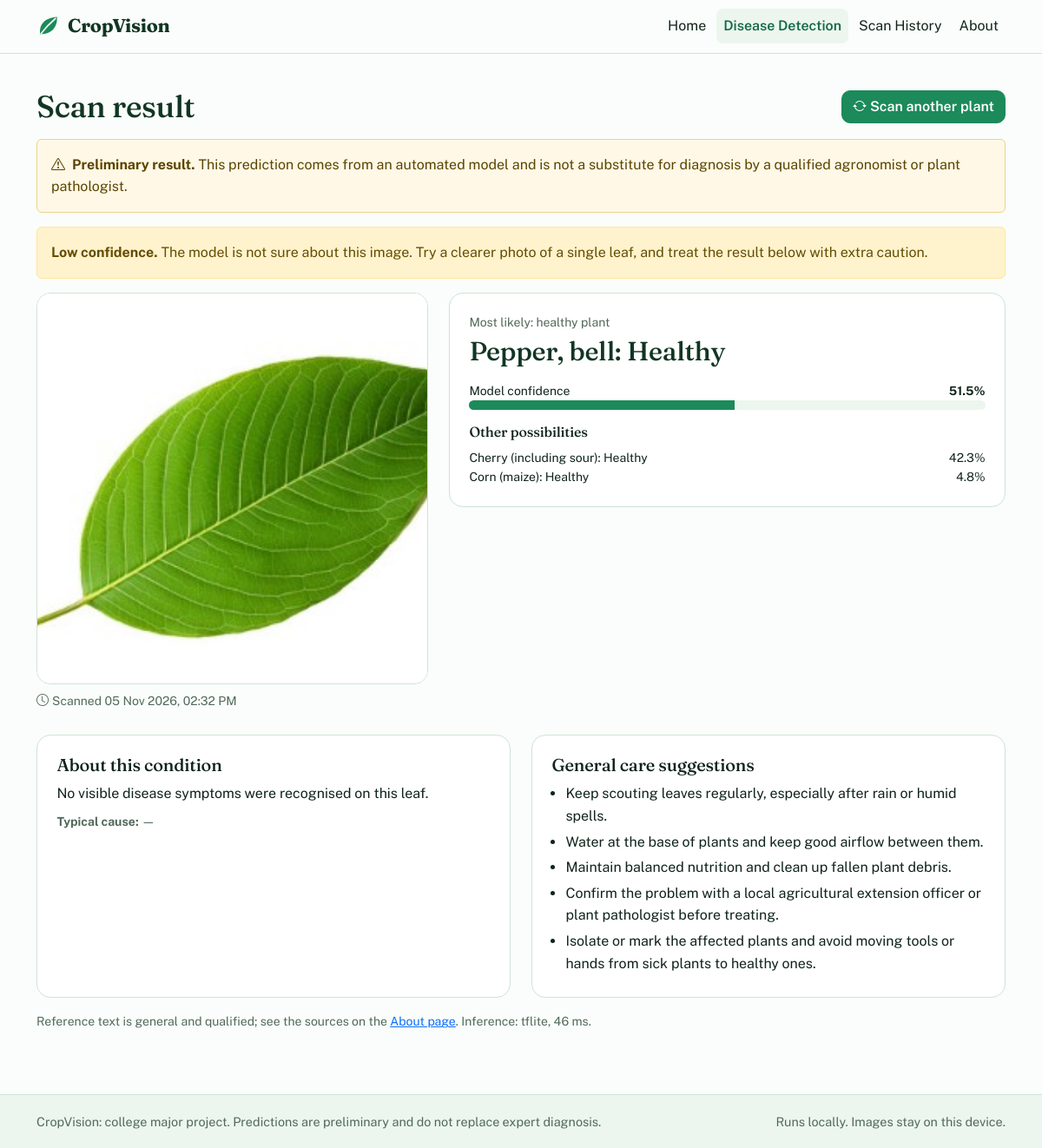
Screenshot of /results/2 with the database file from the repository.
### tables this page shows
CREATE TABLE scans (
    id            INTEGER PRIMARY KEY AUTOINCREMENT,
    filename      TEXT NOT NULL,
    thumb         TEXT NOT NULL,
    label         TEXT NOT NULL,
    confidence    REAL NOT NULL,
    top_json      TEXT NOT NULL,
    backend       TEXT,
    inference_ms  REAL,
    low_conf      INTEGER NOT NULL DEFAULT 0,
    quality_note  TEXT,
    created_at    TEXT NOT NULL
);

### app.py (the view)
    @app.get("/results/<int:scan_id>")
    def results(scan_id):
        return render_scan(scan_id, "results.html")

### db.py (called while the page is built)
def get_db():
    if "db" not in g:
        g.db = sqlite3.connect(current_app.config["DATABASE"])
        g.db.row_factory = sqlite3.Row
    return g.db

def get_scan(scan_id):
    return get_db().execute("SELECT * FROM scans WHERE id = ?", (scan_id,)).fetchone()

### disease_info.py (called while the page is built)
def split_class(label: str) -> tuple[str, str]:
    crop, _, cond = label.partition("___")
    return crop, cond

def pretty(text: str) -> str:
    text = re.sub(r"\s+", " ", text.replace("_", " ")).strip()
    return text[:1].upper() + text[1:]

def display_name(label: str) -> str:
    crop, cond = split_class(label)
    return f"{pretty(crop)}: {pretty(cond)}" if cond else pretty(label)

def lookup(label: str) -> dict:
    crop, cond = split_class(label)
    key_text = re.sub(r"[^a-z0-9]+", "_", cond.lower()).strip("_")
    for pattern, key in _RULES:
        if re.search(pattern, key_text):
            name, cause, desc, tips = _INFO[key]
            return {"found": True, "crop": pretty(crop), "condition": name, "cause": cause,
                    "description": desc, "tips": tips + GENERAL_TIPS, "healthy": key == "healthy"}
    return {"found": False, "crop": pretty(crop), "condition": pretty(cond or label), "cause": "—",
            "description": "No reference text is available for this class yet. Add it to disease_info.py.",
            "tips": GENERAL_TIPS, "healthy": False}

### predict.py (called while the page is built, shortened)
    def _load(self):
        if self._runner is not None or self._error:
            return

    @property
    def available(self) -> bool:
        self._load()
        return self._runner is not None

    def status(self) -> dict:
        self._load()
        return {"available": self.available, "error": self._error, "backend": self.backend,
                "model_file": Path(self.model_path).name if self.model_path else None,
                "num_classes": len(self.class_names)}

### templates/results.html (shortened to what this page needs)
{% extends "base.html" %}
{% block content %}
<section class="container page">
  <div class="d-flex flex-wrap justify-content-between align-items-center gap-2 mb-3">
    <h1 class="page-title mb-0">Scan result</h1>
    <a class="btn btn-cv" href="{{ url_for('detect') }}"><i class="bi bi-arrow-repeat me-1"></i>Scan another plant</a>
  </div>
  <div class="alert alert-disclaimer" role="note">
    <i class="bi bi-exclamation-triangle me-2"></i><strong>Preliminary result.</strong>
    This prediction comes from an automated model and is not a substitute for diagnosis by a qualified agronomist or plant pathologist.
  </div>
  {% if scan.low_conf %}
  <div class="alert alert-warning" role="alert"><strong>Low confidence.</strong> The model is not sure about this image. Try a clearer photo of a single leaf, and treat the result below with extra caution.</div>
  {% endif %}
  <div class="row g-4">
    <div class="col-md-5">
      <img class="result-img" src="{{ url_for('static', filename='uploads/' ~ scan.filename) }}" alt="Uploaded leaf">
      <p class="small text-muted-cv mt-2 mb-0"><i class="bi bi-clock me-1"></i>Scanned {{ scan.created_at|localtime }}</p>
    </div>
    <div class="col-md-7">
      <div class="panel">
        <p class="small text-muted-cv mb-1">{{ 'Most likely: healthy plant' if info.healthy else 'Most likely condition' }}</p>
        <h2 class="result-name">{{ name }}</h2>
        <div class="d-flex justify-content-between small mt-3"><span>Model confidence</span><strong>{{ scan.confidence|pct }}</strong></div>
        <div class="progress mb-3" role="progressbar" aria-valuenow="{{ (scan.confidence*100)|round|int }}" aria-valuemin="0" aria-valuemax="100"><div class="progress-bar" style="width: {{ (scan.confidence*100)|round(1) }}%"></div></div>
        <h3 class="h6">Other possibilities</h3>
        <ul class="list-unstyled small mb-0">
          {% for t in top[1:] %}<li class="d-flex justify-content-between"><span>{{ t.name }}</span><span>{{ t.confidence|pct }}</span></li>{% endfor %}
        </ul>
      </div>
    </div>
  </div>
  <div class="row g-4 mt-1">
    <div class="col-md-6"><div class="panel h-100">
      <h2 class="h5">About this condition</h2>
      <p class="mb-2">{{ info.description }}</p>
      {% if info.found %}<p class="small text-muted-cv mb-0"><strong>Typical cause:</strong> {{ info.cause }}</p>{% endif %}
    </div></div>
    <div class="col-md-6"><div class="panel h-100">
      <h2 class="h5">General care suggestions</h2>
      <ul class="ps-3 mb-0">{% for t in info.tips %}<li class="mb-1">{{ t }}</li>{% endfor %}</ul>
    </div></div>
  </div>
  <p class="small text-muted-cv mt-3">Reference text is general and qualified; see the sources on the <a href="{{ url_for('about') }}">About page</a>.
    Inference: {{ scan.backend }}{% if scan.inference_ms %}, {{ '%.0f'|format(scan.inference_ms) }} ms{% endif %}.</p>
</section>
{% endblock %}

### static/css/cropvision.css (style rules this page uses)
:root { --forest:#123524;--emerald:#1c8a5a;--emerald-dk:#146b46;--mint:#ecf6ef;--paper:#fafdfb;--ink:#10241a;--muted:#52695b;--line:#cfe3d6; --bs-body-font-family:"Public Sans",system-ui,"Segoe UI",sans-serif;--bs-body-color:var(--ink);--bs-body-bg:var(--paper);--bs-link-color:var(--emerald-dk) }
body { font-family:var(--bs-body-font-family);line-height:1.6 }
h1,h2,h3,.cv-logo,.display-title,.result-name { font-family:"Fraunces",Georgia,serif;letter-spacing:-.01em }
.btn-cv { background:var(--emerald);border-color:var(--emerald);color:#fff;border-radius:10px;font-weight:600 }
.page { padding-top:2.5rem;padding-bottom:3.5rem }
.page-title { font-size:2.2rem;color:var(--forest) }
.text-muted-cv { color:var(--muted) }
.panel { background:#fff;border:1px solid var(--line);border-radius:16px;padding:1.4rem }
.alert-disclaimer { background:#fff8e6;border:1px solid #ecd28a;color:#5c4400 }
.result-img { width:100%;border-radius:16px;border:1px solid var(--line);aspect-ratio:1/1;object-fit:cover }
.result-name { font-size:1.9rem;color:var(--forest);margin:0 }
.progress { height:.7rem;background:var(--mint) }
.progress-bar { background:var(--emerald) }

### rows the page displays
scans: filename (picture), created_at "05 Nov 2026, 02:32 PM", confidence|pct "51.5%", backend "tflite", inference_ms "46"

### other values shown
{{ label }} "Home" "Disease Detection" "Scan History" "About"
{{ name }} "Pepper, bell: Healthy"
{{ t.name }} "Cherry (including sour): Healthy" "Corn (maize): Healthy"
{{ t.confidence|pct }} "42.3%" "4.8%"
{{ info.description }} "No visible disease symptoms were recognised on this leaf."
{{ info.cause }} "—"
{{ t }} "Keep scouting leaves regularly, especially after rain or humid spells." "Water at the base of plants and keep good airflow between them." "Maintain balanced nutrition and clean up fallen plant debris." "Confirm the problem with a local agricultural extension officer or plant pathologist before treating." "Isolate or mark the affected plants and avoid moving tools or hands from sick plants to healthy ones."
